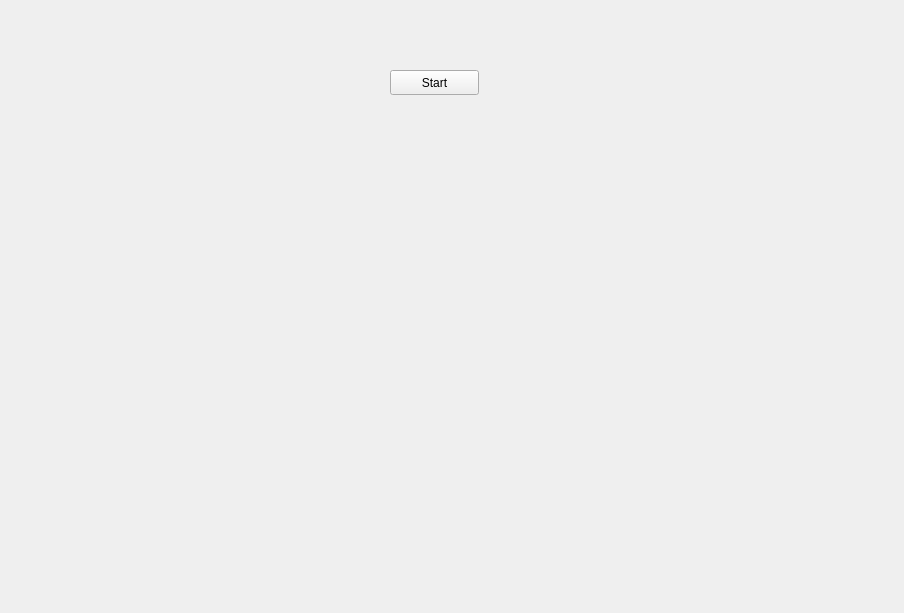
<?xml version="1.0" encoding="UTF-8"?>
<ui version="4.0">
 <class>LibTorch_Detect_Widget</class>
 <widget class="QWidget" name="LibTorch_Detect_Widget">
  <property name="geometry">
   <rect>
    <x>0</x>
    <y>0</y>
    <width>904</width>
    <height>613</height>
   </rect>
  </property>
  <property name="windowTitle">
   <string>Form</string>
  </property>
  <widget class="QPushButton" name="Btn_Start">
   <property name="geometry">
    <rect>
     <x>390</x>
     <y>70</y>
     <width>89</width>
     <height>25</height>
    </rect>
   </property>
   <property name="text">
    <string>Start</string>
   </property>
  </widget>
 </widget>
 <resources/>
 <connections/>
</ui>
